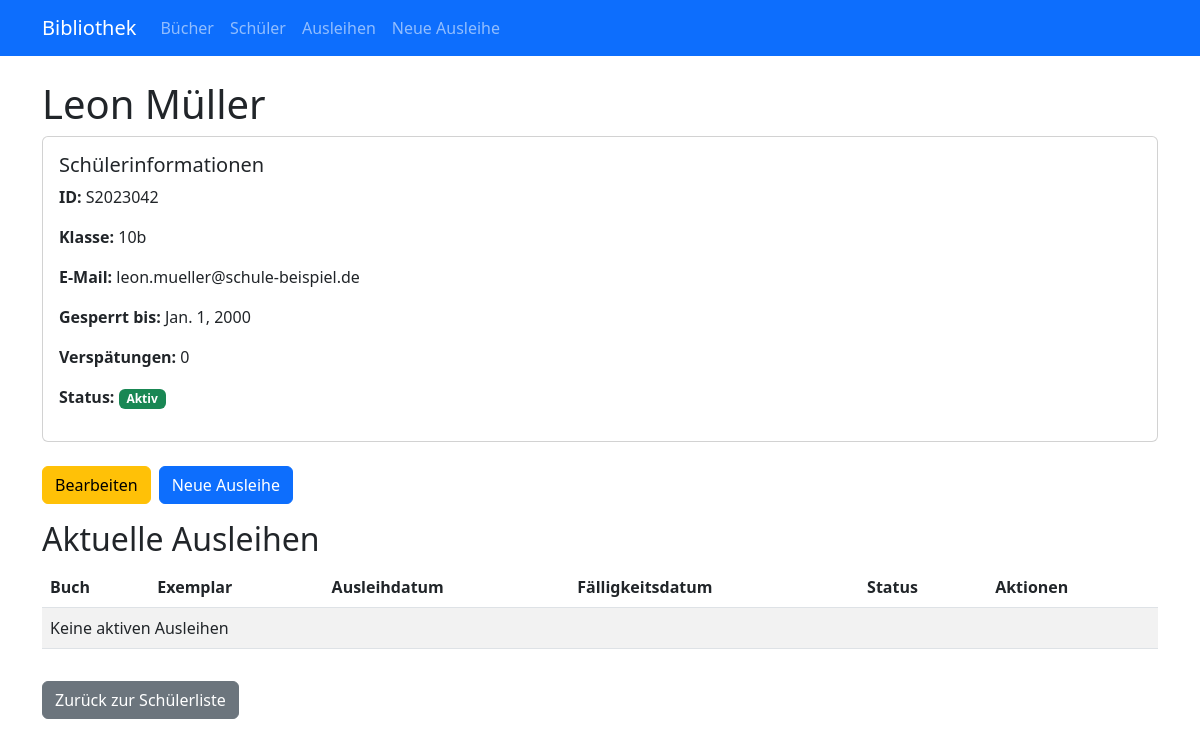
Page /schueler/1/ on the committed database.
### myapp/models.py (models this page shows, shortened)
class Schüler(models.Model):
    schueler_id = models.CharField(max_length=200)
    name = models.CharField(max_length=200)
    vorname = models.CharField(max_length=200)
    klasse = models.CharField(max_length=200)
    email = models.EmailField(max_length=200)
    gesperrtBis = models.DateField(default=datetime(2000, 1, 1))
    anzahlVerspätungen = models.IntegerField(default=0)
    def kannAusleihen(self)->bool:
        return self.anzahlVerspätungen < 3 and self.gesperrtBis < date.today()
    def getAktuelleAusleihen(self)->List["Ausleihe"]:
        return Ausleihe.objects.filter(schüler=self, istZurückgegeben=False)

### myapp/views.py (the view)
# urls.py: path('schueler/<int:schueler_id>/', views.schueler_detail, name='schueler_detail'),
def schueler_detail(request, schueler_id):
    schueler = get_object_or_404(Schüler, id=schueler_id)
    ausleihen = schueler.getAktuelleAusleihen()
    return render(request, 'myapp/schueler_detail.html', {'schueler': schueler, 'ausleihen': ausleihen})

### myapp/templates/myapp/schueler_detail.html (shortened to what this page needs)
{% extends 'myapp/base.html' %}
{% block content %}
    <h1>{{ schueler.vorname }} {{ schueler.name }}</h1>
    <div class="card mb-4">
        <div class="card-body">
            <h5 class="card-title">Schülerinformationen</h5>
            <p><strong>ID:</strong> {{ schueler.schueler_id }}</p>
            <p><strong>Klasse:</strong> {{ schueler.klasse }}</p>
            <p><strong>E-Mail:</strong> {{ schueler.email }}</p>
            <p><strong>Gesperrt bis:</strong> {{ schueler.gesperrtBis }}</p>
            <p><strong>Verspätungen:</strong> {{ schueler.anzahlVerspätungen }}</p>
            <p><strong>Status:</strong>
                {% if schueler.kannAusleihen %}
                    <span class="badge bg-success">Aktiv</span>
                {% else %}
                    <span class="badge bg-danger">Gesperrt</span>
                {% endif %}
            </p>
        </div>
    </div>
    <div class="d-flex mb-3">
        <a href="{% url 'myapp:schueler_bearbeiten' schueler.id %}" class="btn btn-warning me-2">Bearbeiten</a>
        <a href="{% url 'myapp:ausleihe_neu' %}?schueler_id={{ schueler.id }}" class="btn btn-primary">Neue Ausleihe</a>
    </div>
    <h2>Aktuelle Ausleihen</h2>
    <table class="table table-striped">
        <thead>
            <tr>
                <th>Buch</th>
                <th>Exemplar</th>
                <th>Ausleihdatum</th>
                <th>Fälligkeitsdatum</th>
                <th>Status</th>
                <th>Aktionen</th>
            </tr>
        </thead>
        <tbody>
            {% for ausleihe in ausleihen %}
                <tr>
                    <td>{{ ausleihe.exemplar.buch.titel }}</td>
                    <td>{{ ausleihe.exemplar.inventarnummer }}</td>
                    <td>{{ ausleihe.ausleihdatum }}</td>
                    <td>{{ ausleihe.fälligkeitsdatum }}</td>
                    <td>
                        {% if ausleihe.istÜberfällig %}
                            <span class="badge bg-danger">Überfällig</span>
                        {% else %}
                            <span class="badge bg-success">Pünktlich</span>
                        {% endif %}
                    </td>
                    <td>
                        <a href="{% url 'myapp:ausleihe_detail' ausleihe.id %}" class="btn btn-sm btn-info">Details</a>
                        <a href="{% url 'myapp:ausleihe_rueckgabe' ausleihe.id %}" class="btn btn-sm btn-warning">Zurückgeben</a>
                    </td>
                </tr>
            {% empty %}
                <tr>
                    <td colspan="6">Keine aktiven Ausleihen</td>
                </tr>
            {% endfor %}
        </tbody>
    </table>
    <a href="{% url 'myapp:schueler_liste' %}" class="btn btn-secondary mt-3">Zurück zur Schülerliste</a>
{% endblock %}

### rows in the picture
Schüler: vorname "Leon", name "Müller", schueler_id "S2023042", klasse "10b", email "leon.mueller@schule-beispiel.de", gesperrtBis "Jan. 1, 2000", anzahlVerspätungen "0"
